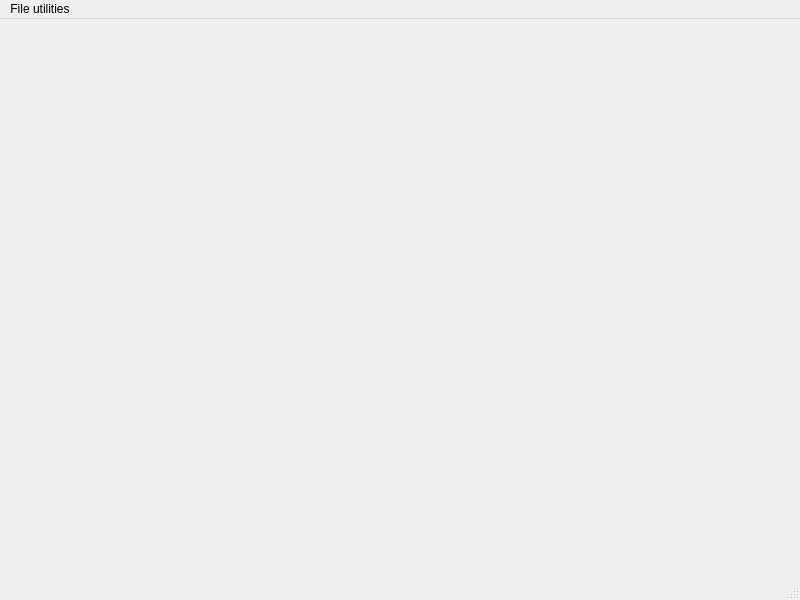
<?xml version="1.0" encoding="UTF-8"?>
<ui version="4.0">
 <class>MainWindow</class>
 <widget class="QMainWindow" name="MainWindow">
  <property name="geometry">
   <rect>
    <x>0</x>
    <y>0</y>
    <width>800</width>
    <height>600</height>
   </rect>
  </property>
  <property name="windowTitle">
   <string>MainWindow</string>
  </property>
  <widget class="QWidget" name="centralwidget"/>
  <widget class="QMenuBar" name="menubar">
   <property name="geometry">
    <rect>
     <x>0</x>
     <y>0</y>
     <width>800</width>
     <height>21</height>
    </rect>
   </property>
   <widget class="QMenu" name="menuFile_utilities">
    <property name="title">
     <string>File utilities</string>
    </property>
    <addaction name="actionLock_file"/>
   </widget>
   <addaction name="menuFile_utilities"/>
  </widget>
  <widget class="QStatusBar" name="statusbar"/>
  <action name="actionLock_file">
   <property name="text">
    <string>Lock file</string>
   </property>
  </action>
 </widget>
 <resources/>
 <connections/>
</ui>
